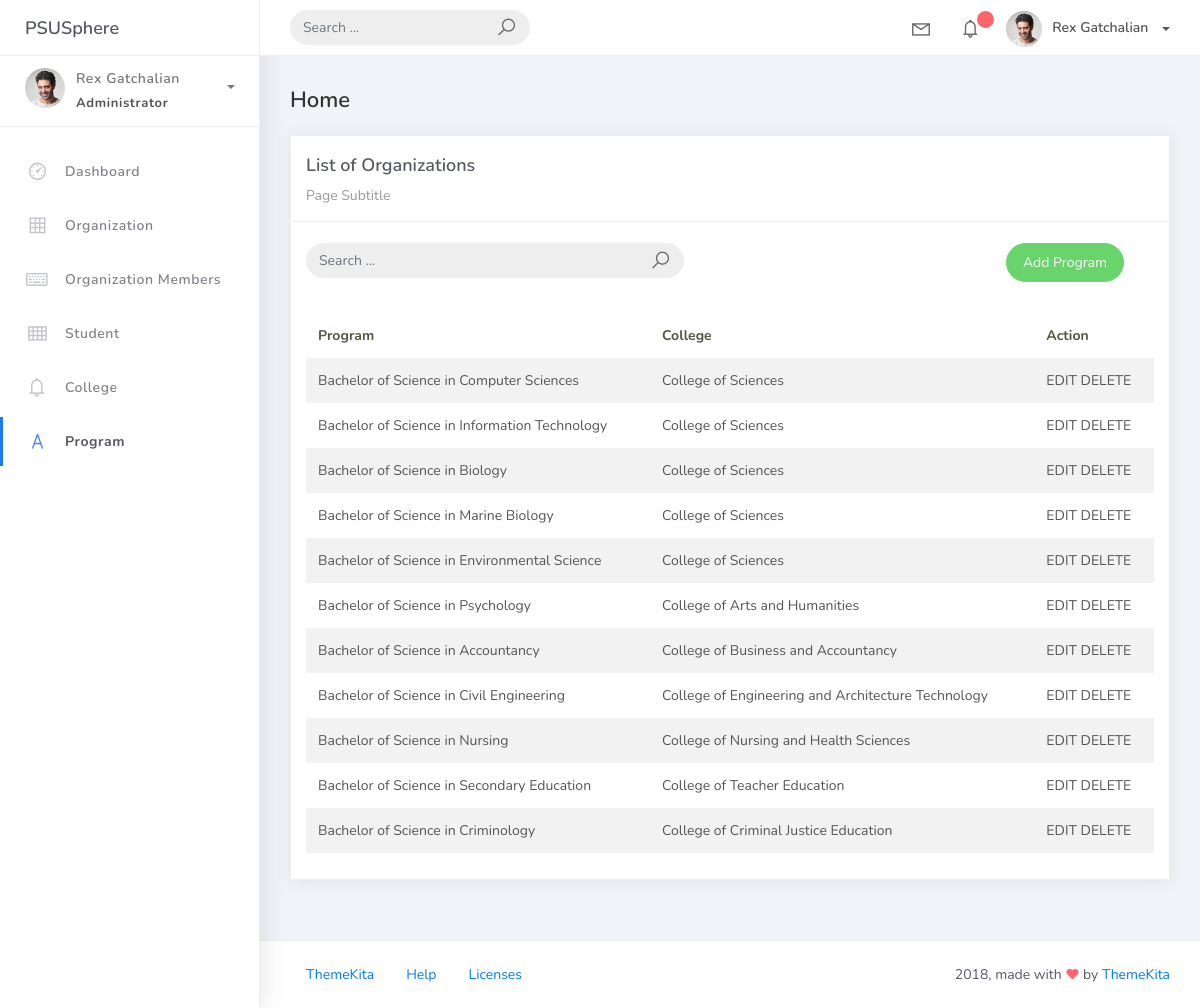
Page /program/ on the committed database.
### psusphere/models.py (models this page shows, shortened)
class BaseModel(models.Model):
    created_at = models.DateTimeField(auto_now_add=True, db_index=True)
    updated_at = models.DateTimeField(auto_now=True)
    class Meta:
        abstract = True

class Program(BaseModel):
    prog_name = models.CharField(max_length=150)
    college = models.ForeignKey(College, on_delete=models.CASCADE)

class College(BaseModel):
    college_name = models.CharField(max_length=150)
    def __str__(self):
        return self.college_name

### psusphere/views.py (the view)
# urls.py: path('program/', ProgramList.as_view(), name='program'),
class ProgramList(ListView):
    model = Program
    context_object_name = "program"
    template_name = "program.html"
    paginated = 2
    def get_queryset(self, *args, **kwargs):
        qs = super(ProgramList, self).get_queryset(*args, **kwargs)
        if self.request.GET.get('q') != None:
            query = self.request.GET.get('q')
            qs = qs.filter(
                Q(prog_name__icontains=query) |
                Q(college__college_name__icontains=query))
        return qs

### projectsite/templates/program.html (shortened to what this page needs)
{% extends 'base.html' %}
{% load static %}
{% block content %}
<div class="content">
    <div class="container-fluid">
        <h4 class="page-title">Home</h4>
        <div class="row">
            <div class="col-md-12">
                <div class="card">
                    <div class="card-header">
                        <div class="card-title">List of Organizations</div>
                        <div class="card-category">Page Subtitle</div>
                    </div>
                    <br>
                    <div class="col-md-12 row">
                        <div class="col-md-6">
                            <form class="navbar-left navbar-form nav-search mr-md-3" action="{% url 'program' %}">
                                <div class="input-group">
                                    <input type="text" placeholder="Search ..." class="form-control" name="q" value="{{request.GET.q}}"/>
                                    <div class="input-group-append">
                                        <span class="input-group-text">
                                            <i class="la la-search search-icon"></i>
                                        </span>
                                    </div>
                                </div>
                            </form>
                        </div>
                        <div class="col-md-6">
                            <div class="pull-right">
                                <a href="{% url 'program_add' %}" class="btn btn-success btn-rounded">Add Program</a>
                            </div>
                        </div>
                    </div>
                    <div class="card-body">
                        <table class="table table-striped mt-3">
                            <thead>
                                <tr>
                                    <th scope="col">Program</th>
                                    <th scope="col">College</th>
                                    <th scope="col">Action</th>
                                </tr>
                            </thead>
                            <tbody>
                                {% for object in object_list %}
                                    <tr>
                                        <td>{{ object.prog_name }}</td>
                                        <td>{{ object.college }}</td>
                                        <td>EDIT
                                            DELETE
                                        </td>
                                    </tr>
                                {% endfor %}
                            </tbody>
                        </table>
                    </div>
                </div>
            </div>
        </div>
    </div>
</div>
{% endblock %}

### rows in the picture
Program: prog_name "Bachelor of Science in Computer Sciences", college "College of Sciences"
Program: prog_name "Bachelor of Science in Information Technology", college "College of Sciences"
Program: prog_name "Bachelor of Science in Biology", college "College of Sciences"
Program: prog_name "Bachelor of Science in Marine Biology", college "College of Sciences"
Program: prog_name "Bachelor of Science in Environmental Science", college "College of Sciences"
Program: prog_name "Bachelor of Science in Psychology", college "College of Arts and Humanities"
Program: prog_name "Bachelor of Science in Accountancy", college "College of Business and Accountancy"
Program: prog_name "Bachelor of Science in Civil Engineering", college "College of Engineering and Architecture Technology"
Program: prog_name "Bachelor of Science in Nursing", college "College of Nursing and Health Sciences"
Program: prog_name "Bachelor of Science in Secondary Education", college "College of Teacher Education"
Program: prog_name "Bachelor of Science in Criminology", college "College of Criminal Justice Education"
